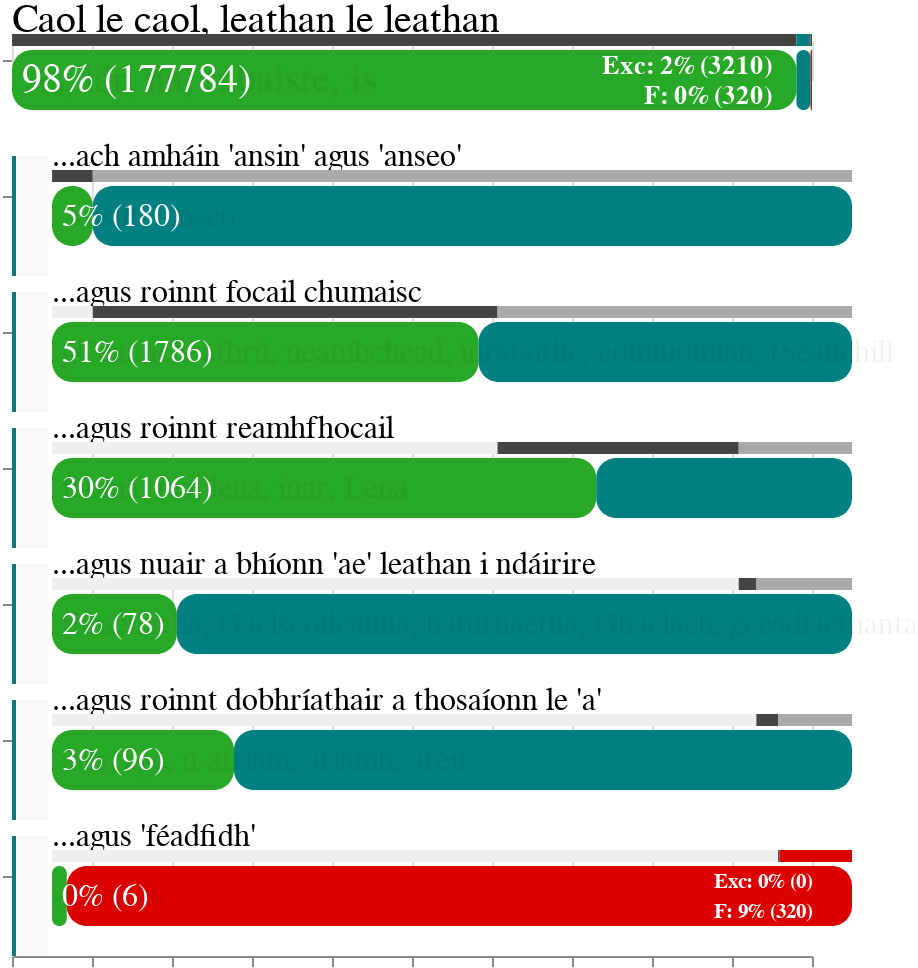

The notebook cell saved with this chart:
### Code cell
from altair import vegalite

vegalite.display.VegaLite._validate = lambda self: True
vegalite.display.VegaLite(ad)

### Figure 1 — Vega-Lite specification as saved in the notebook (floating-point values rounded to 4 significant figures)
{"config": {"view": {"continuousWidth": 400, "continuousHeight": 300, "strokeOpacity": 0}, "font": "League Spartan", "range": {"category": ["#008080", "#aaaaaa", "#dd0000", "#eeeeee", "#444444"]}}, "data": {"name": "data-b2654faeb3a0e230e004d1ceef0b9150"}, "facet": {"row": {"field": "name", "header": {"labels": false}, "sort": {"field": "ix"}, "title": null, "type": "nominal"}}, "spec": {"layer": [{"mark": {"type": "text", "align": "left", "dx": -200, "fontSize": {"expr": "(1 - 0.2 * datum.level_0) * 20"}, "xOffset": {"expr": "datum.level_0 * 20"}, "yOffset": -20}, "encoding": {"text": {"field": "name", "type": "nominal"}}}, {"mark": {"type": "bar", "height": 6, "xOffset": {"expr": "datum.level_0 * 20"}, "yOffset": -10}, "encoding": {"color": {"field": "color_key", "legend": null, "type": "nominal"}, "order": {"field": "split", "type": "quantitative"}, "x": {"axis": {"labels": false, "title": null}, "field": "value", "stack": "normalize", "type": "quantitative"}, "y": {"axis": {"labels": false, "title": null}, "field": "variable", "sort": ["offset", "tick", "excepted", "fail"], "type": "nominal"}}, "transform": [{"fold": ["offset", "tick", "excepted", "fail"]}, {"calculate": "indexof(['offset', 'tick', 'excepted', 'fail'], datum.key)", "as": "split"}, {"calculate": "datum.final && datum.key == \"fail\" ? \"fail_all\" : datum.key", "as": "color_key"}]}, {"mark": {"type": "rect", "color": "#f8f8f8", "height": 60, "x": 0, "x2": {"expr": "datum.level_0 * 20 * 0.9"}, "yOffset": 20}}, {"mark": {"type": "rect", "color": "#008080", "height": 60, "x": 0, "x2": {"expr": "datum.level_0 * 20 * 0.1"}, "yOffset": 20}}, {"layer": [{"mark": {"type": "rect", "cornerRadius": 10, "cursor": "pointer", "height": 30, "x2Offset": {"expr": "datum.level_0 * 20"}, "xOffset": {"expr": "datum.level_0 * 20"}, "yOffset": 20}, "encoding": {"color": {"condition": {"value": "#eeeeee", "selection": "selector003"}, "value": "#27a827"}, "x": {"datum": 0}, "x2": {"field": "tick_norm", "type": "quantitative"}}, "selection": {"selector003": {"type": "single", "empty": "none"}}}, {"mark": {"type": "rect", "cornerRadius": 10, "cursor": "auto", "height": 30, "x2Offset": {"expr": "datum.level_0 * 20"}, "xOffset": {"expr": "datum.level_0 * 20"}, "yOffset": 20}, "encoding": {"color": {"condition": {"value": "#eeeeee", "selection": "selector003"}, "value": "#008080"}, "x": {"field": "pass_norm", "type": "quantitative"}, "x2": {"field": "tick_norm", "type": "quantitative"}}}, {"mark": {"type": "rect", "cornerRadius": 10, "cursor": "auto", "height": 30, "x2Offset": {"expr": "datum.level_0 * 20"}, "xOffset": {"expr": "datum.level_0 * 20"}, "yOffset": 20}, "encoding": {"color": {"condition": {"value": "#eeeeee", "selection": "selector003"}, "value": "#008080"}, "x": {"field": "pass_norm", "type": "quantitative"}, "x2": {"datum": 1}}, "transform": [{"filter": "(!datum.final)"}]}, {"mark": {"type": "rect", "cornerRadius": 10, "cursor": "pointer", "height": 30, "x2Offset": {"expr": "datum.level_0 * 20"}, "xOffset": {"expr": "datum.level_0 * 20"}, "yOffset": 20}, "encoding": {"color": {"condition": {"value": "#eeeeee", "selection": "selector004"}, "value": "#dd0000"}, "x": {"field": "pass_norm", "type": "quantitative"}, "x2": {"datum": 1}}, "selection": {"selector004": {"type": "single", "empty": "none"}}, "transform": [{"filter": "datum.final"}]}, {"mark": {"type": "text", "align": "left", "dx": -200, "fontSize": {"expr": "(1 - 0.2 * datum.level_0) * 20"}, "xOffset": {"expr": "datum.level_0 * 20 + 5"}, "yOffset": 10}, "encoding": {"opacity": {"condition": {"value": 0.9, "selection": "selector003"}, "value": 0.05}, "text": {"field": "joined_samples", "type": "nominal"}}, "transform": [{"calculate": "join(datum.samples, \", \")", "as": "joined_samples"}]}, {"mark": {"type": "text", "align": "left", "color": "white", "dx": -200, "fontSize": {"expr": "(1 - 0.2 * datum.level_0) * 20"}, "text": {"expr": "round(datum.tick * 100 / datum.total) + \"% (\" + datum.tick + \")\""}, "xOffset": {"expr": "datum.level_0 * 20 + 5"}, "yOffset": 10}, "encoding": {"opacity": {"condition": {"value": 0, "selection": "selector003"}, "value": 1}}}, {"mark": {"type": "text", "align": "left", "color": "red", "dx": -200, "fontSize": 15, "fontWeight": "bold", "xOffset": {"expr": "datum.level_0 * 20 + 20"}, "yOffset": 30}, "encoding": {"opacity": {"condition": {"value": 0.9, "selection": "selector003"}, "value": 0.0}, "text": {"field": "joined_samples", "type": "nominal"}}, "transform": [{"filter": "datum.final"}, {"calculate": "\"...\" + join(datum.samples_fail, \", \")", "as": "joined_samples"}]}, {"mark": {"type": "text", "align": "right", "color": "white", "dx": -200, "fontSize": {"expr": "(1 - 0.2 * datum.level_0) * 13"}, "fontWeight": "bold", "text": {"expr": "\"Exc: \" + round(datum.excepted * 100 / datum.total) + \"% (\" + datum.excepted + \")\""}, "xOffset": {"expr": "datum.level_0 * 20 + 380"}, "yOffset": 3}, "encoding": {"opacity": {"condition": {"value": 0, "selection": "selector003"}, "value": 1}}, "transform": [{"filter": "datum.final"}]}, {"mark": {"type": "text", "align": "right", "color": "white", "dx": -200, "fontSize": {"expr": "(1 - 0.2 * datum.level_0) * 13"}, "fontWeight": "bold", "text": {"expr": "\"F: \" + round(datum.fail * 100 / datum.total) + \"% (\" + datum.fail + \")\""}, "xOffset": {"expr": "datum.level_0 * 20 + 380"}, "yOffset": 18}, "encoding": {"opacity": {"condition": {"value": 0, "selection": "selector003"}, "value": 1}}, "transform": [{"filter": "datum.final"}]}]}], "transform": [{"calculate": "datum.pass + datum.fail", "as": "used"}, {"calculate": "datum.excepted / datum.used", "as": "excepted_norm"}, {"calculate": "datum.pass / datum.used", "as": "pass_norm"}, {"calculate": "datum.tick / datum.used", "as": "tick_norm"}, {"calculate": "datum.fail / datum.used", "as": "fail_norm"}]}, "padding": 0, "spacing": 0, "$schema": "https://vega.github.io/schema/vega-lite/v4.17.0.json", "datasets": {"data-b2654faeb3a0e230e004d1ceef0b9150": [{"level_0": 0, "level_1": 0, "pass": 180994, "tick": 177784, "fail": 320, "samples": ["As", "lár", "na", "tubaiste", "is"], "samples_fail": ["biro", "agena", "Bordcheantair", "Bhordcheantar", "tsecoind"], "offset": 0, "excepted": 3210, "name": "Caol le caol, leathan le leathan", "total": 181314, "final": true}, {"level_0": 1, "level_1": 0, "pass": 180, "tick": 180, "fail": 3350, "samples": ["Ansin", "Anseo"], "samples_fail": ["gCeanncheathrú", "faoina", "neamhchead", "ina", "thraenacha"], "offset": 0, "excepted": 0, "name": "...ach amháin 'ansin' agus 'anseo'", "total": 3530, "final": false}, {"level_0": 1, "level_1": 1, "pass": 1786, "tick": 1786, "fail": 1564, "samples": ["gCeanncheathrú", "neamhchead", "inrátaithe", "comhiomlán", "tSeanchill"], "samples_fail": ["faoina", "ina", "thraenacha", "arís", "lena"], "offset": 180, "excepted": 0, "name": "...agus roinnt focail chumaisc", "total": 3530, "final": false}, {"level_0": 1, "level_1": 2, "pass": 1064, "tick": 1064, "fail": 500, "samples": ["faoina", "ina", "lena", "inar", "Lena"], "samples_fail": ["thraenacha", "arís", "biro", "age", "agena"], "offset": 1966, "excepted": 0, "name": "...agus roinnt reamhfhocail", "total": 3530, "final": false}, {"level_0": 1, "level_1": 3, "pass": 78, "tick": 78, "fail": 422, "samples": ["thraenacha", "Gaelscoileanna", "haturnaetha", "Ghaelach", "gcéadlaethanta"], "samples_fail": ["arís", "biro", "age", "agena", "Bordcheantair"], "offset": 3030, "excepted": 0, "name": "...agus nuair a bhíonn 'ae' leathan i ndáirire", "total": 3530, "final": false}, {"level_0": 1, "level_1": 4, "pass": 96, "tick": 96, "fail": 326, "samples": ["arís", "age", "n-atriam", "ariamh", "aréir"], "samples_fail": ["biro", "agena", "Bordcheantair", "Bhordcheantar", "tsecoind"], "offset": 3108, "excepted": 0, "name": "...agus roinnt dobhríathair a thosaíonn le 'a'", "total": 3530, "final": false}, {"level_0": 1, "level_1": 5, "pass": 6, "tick": 6, "fail": 320, "samples": ["féadfidh"], "samples_fail": ["biro", "agena", "Bordcheantair", "Bhordcheantar", "tsecoind"], "offset": 3204, "excepted": 0, "name": "...agus 'féadfidh'", "total": 3530, "final": true}]}}
